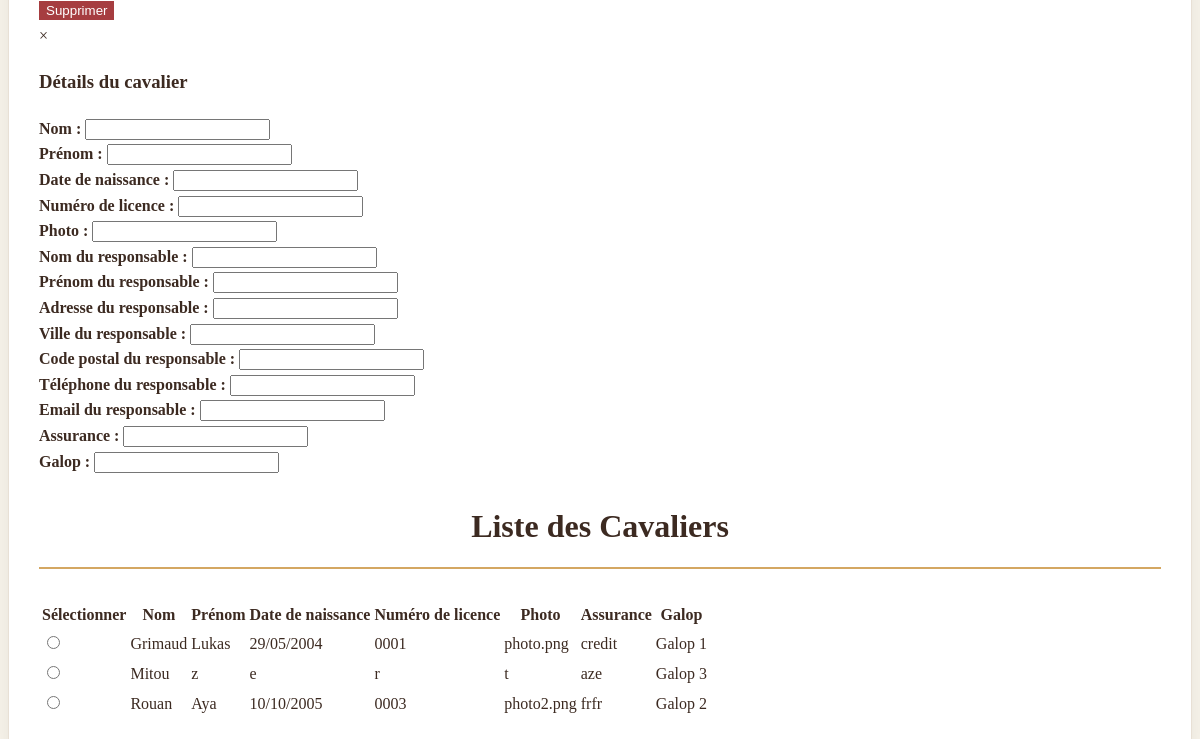
/vue/vue.cavaliers.php (lower part), run on an earlier commit of the app's database.
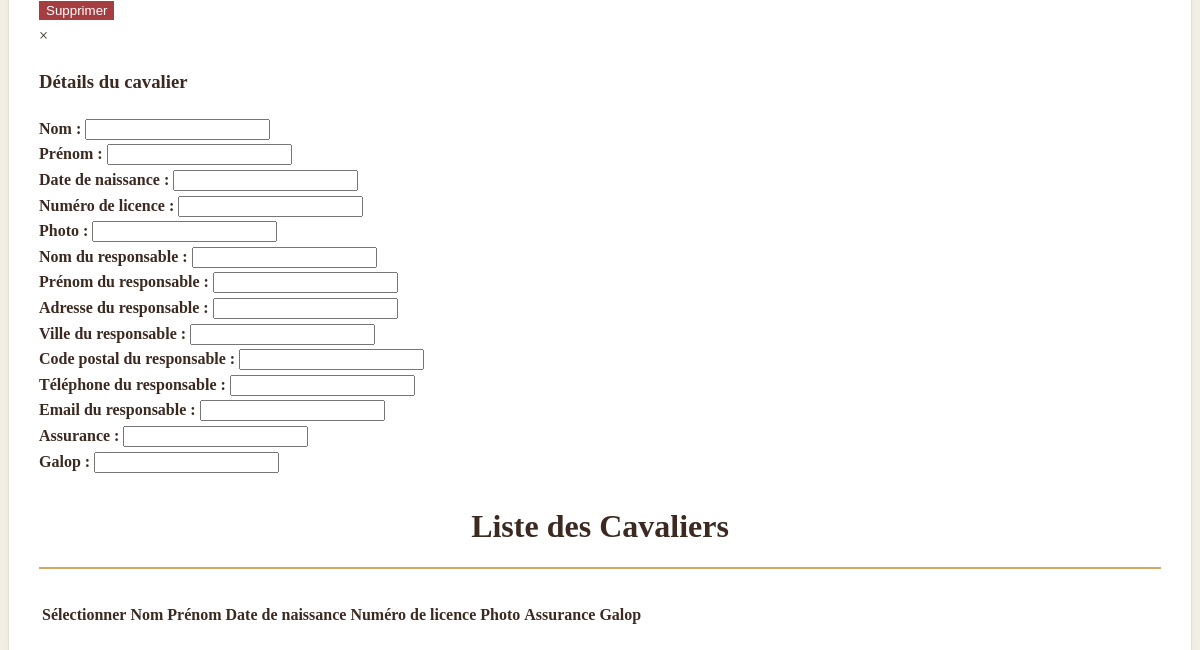
And on a later commit of the database.
### tables this page shows
CREATE TABLE `cavaliers` (
  `idcava` int(11) NOT NULL,
  `nomcava` varchar(50) NOT NULL,
  `prenomcava` varchar(50) NOT NULL,
  `datenacava` varchar(50) NOT NULL,
  `numlic` varchar(50) NOT NULL,
  `photo` varchar(50) NOT NULL,
  `nomresp` varchar(50) NOT NULL,
  `prenomresp` varchar(50) NOT NULL,
  `rueresp` varchar(50) NOT NULL,
  `vilresp` varchar(50) NOT NULL,
  `cpresp` varchar(50) NOT NULL,
  `telresp` varchar(50) NOT NULL,
  `emailresp` varchar(50) NOT NULL,
  `password` varchar(50) NOT NULL,
  `assurance` varchar(50) NOT NULL,
  `idgalop` int(11) NOT NULL,
  `supprime` tinyint(1) DEFAULT 0
);

CREATE TABLE `galop` (
  `idgalop` int(11) NOT NULL,
  `libgalop` varchar(50) NOT NULL,
  `supprime` tinyint(1) DEFAULT 0
);

### class/class.cavaliers.php (called while the page is built, shortened)
<?php
class Cavaliers {
    public function CavaliersALL() {
        $con = connexionPDO();
        $sql = "SELECT * FROM cavaliers;";
        $executesql = $con->prepare($sql);
        $executesql->execute();
        $resultat = $executesql->fetchAll();
        return $resultat;
    }
    public function CavaliersGalop($id) {
        $con = connexionPDO();
        $sql = "SELECT libgalop
                FROM galop
                WHERE idgalop = :idgalop";
        $data = [':idgalop' => $id];
        $executesql = $con->prepare($sql);
        $executesql->execute($data);
        $ligne = $executesql->fetch();
        return $ligne['libgalop'];
    }
}
?>

### vue/vue.cavaliers.php (the view, shortened to what this page needs)
<?php
include '../class/class.cavaliers.php';
$ocavaliers = new Cavaliers();
$reqCavalier = $ocavaliers->CavaliersALL();
if ($reqCavalier === null) {
    echo "Erreur : Aucun cavalier trouvé.";
} else {
    ?>
    <!DOCTYPE html>
    <html lang="fr">
    <head>
        <link rel="stylesheet" href="../css/style_crud.css">
        <link rel="stylesheet" href="https://cdn.datatables.net/1.11.5/css/jquery.dataTables.min.css">
    </head>
    <body>
        <div class="container">
            <div class="form-popup" id="supprimerForm">
                <form action="../traitement/traitement.cavaliers.php" method="POST" class="form-container">
                    <button type="submit" name="supprimer" class="btn-danger">Supprimer</button>
                </form>
            </div>
            <div class="form-popup" id="detailsForm">
                <span class="close-btn" onclick="fermerFormulaire('detailsForm')">&times;</span>
                <div class="form-container">
                    <h3>Détails du cavalier</h3>
                    <div class="form-group">
                        <label for="details_nomcava"><b>Nom :</b></label>
                        <input type="text" id="details_nomcava" readonly>
                    </div>
                    <div class="form-group">
                        <label for="details_prenomcava"><b>Prénom :</b></label>
                        <input type="text" id="details_prenomcava" readonly>
                    </div>
                    <div class="form-group">
                        <label for="details_datenacava"><b>Date de naissance :</b></label>
                        <input type="text" id="details_datenacava" readonly>
                    </div>
                    <div class="form-group">
                        <label for="details_numlic"><b>Numéro de licence :</b></label>
                        <input type="text" id="details_numlic" readonly>
                    </div>
                    <div class="form-group">
                        <label for="details_photo"><b>Photo :</b></label>
                        <input type="text" id="details_photo" readonly>
                    </div>
                    <div class="form-group">
                        <label for="details_nomresp"><b>Nom du responsable :</b></label>
                        <input type="text" id="details_nomresp" readonly>
                    </div>
                    <div class="form-group">
                        <label for="details_prenomresp"><b>Prénom du responsable :</b></label>
                        <input type="text" id="details_prenomresp" readonly>
                    </div>
                    <div class="form-group">
                        <label for="details_rueresp"><b>Adresse du responsable :</b></label>
                        <input type="text" id="details_rueresp" readonly>
                    </div>
                    <div class="form-group">
                        <label for="details_vilresp"><b>Ville du responsable :</b></label>
                        <input type="text" id="details_vilresp" readonly>
                    </div>
                    <div class="form-group">
                        <label for="details_cpresp"><b>Code postal du responsable :</b></label>
                        <input type="text" id="details_cpresp" readonly>
                    </div>
                    <div class="form-group">
                        <label for="details_telresp"><b>Téléphone du responsable :</b></label>
                        <input type="text" id="details_telresp" readonly>
                    </div>
                    <div class="form-group">
                        <label for="details_emailresp"><b>Email du responsable :</b></label>
                        <input type="text" id="details_emailresp" readonly>
                    </div>
                    <div class="form-group">
                        <label for="details_assurance"><b>Assurance :</b></label>
                        <input type="text" id="details_assurance" readonly>
                    </div>
                    <div class="form-group">
                        <label for="details_libgalop"><b>Galop :</b></label>
                        <input type="text" id="details_libgalop" readonly>
                    </div>
                </div>
            </div>
            <h2>Liste des Cavaliers</h2>
            <table id="cavalierTable" class="display">
                <thead>
                    <tr>
                        <th>Sélectionner</th>
                        <th>Nom</th>
                        <th>Prénom</th>
                        <th>Date de naissance</th>
                        <th>Numéro de licence</th>
                        <th>Photo</th>
                        <th>Assurance</th>
                        <th>Galop</th>
                    </tr>
                </thead>
                <tbody>
                    <?php
                    foreach ($reqCavalier as $cavalier) {
                        if ($cavalier['supprime'] == '0') {
                    ?>
                    <tr>
                        <td>
                            <input type="radio" class="select-cavalier" name="cavalier"
                                data-idcava="<?= htmlspecialchars($cavalier['idcava']) ?>"
                                data-nomcava="<?= htmlspecialchars($cavalier['nomcava']) ?>"
                                data-prenomcava="<?= htmlspecialchars($cavalier['prenomcava']) ?>"
                                data-datenacava="<?= htmlspecialchars($cavalier['datenacava']) ?>"
                                data-numlic="<?= htmlspecialchars($cavalier['numlic']) ?>"
                                data-photo="<?= htmlspecialchars($cavalier['photo']) ?>"
                                data-nomresp="<?= htmlspecialchars($cavalier['nomresp']) ?>"
                                data-prenomresp="<?= htmlspecialchars($cavalier['prenomresp']) ?>"
                                data-rueresp="<?= htmlspecialchars($cavalier['rueresp']) ?>"
                                data-vilresp="<?= htmlspecialchars($cavalier['vilresp']) ?>"
                                data-cpresp="<?= htmlspecialchars($cavalier['cpresp']) ?>"
                                data-telresp="<?= htmlspecialchars($cavalier['telresp']) ?>"
                                data-emailresp="<?= htmlspecialchars($cavalier['emailresp']) ?>"
                                data-assurance="<?= htmlspecialchars($cavalier['assurance']) ?>"
                                data-idgalop="<?= htmlspecialchars($cavalier['idgalop']) ?>"
                                data-libgalop="<?= htmlspecialchars($ocavaliers->CavaliersGalop($cavalier['idgalop'])) ?>">
                        </td>
                        <td><?= htmlspecialchars($cavalier['nomcava']) ?></td>
                        <td><?= htmlspecialchars($cavalier['prenomcava']) ?></td>
                        <td><?= htmlspecialchars($cavalier['datenacava']) ?></td>
                        <td><?= htmlspecialchars($cavalier['numlic']) ?></td>
                        <td><?= htmlspecialchars($cavalier['photo']) ?></td>
                        <td><?= htmlspecialchars($cavalier['assurance']) ?></td>
                        <td><?= htmlspecialchars($ocavaliers->CavaliersGalop($cavalier['idgalop'])) ?></td>
                    </tr>
                    <?php
                        }
                    }
                    ?>
                </tbody>
            </table>
        </div>
    </body>
    </html>
    <?php
}
?>

### css/style_crud.css (style rules this page uses)
:root { --brown-dark: #3C2A21; --brown-light: #8B7355; --green: #4A6741; --beige: #F5F1E8; --cream: #FFF9E8; --gold: #D4A762; --error: #A63D40; --success: #4A6741; }
body { background-color: var(--beige); font-family: 'Lora', serif; color: var(--brown-dark); line-height: 1.6; }
.container { background: white; border: 1px solid #E8E0D5; border-radius: 10px; padding: 30px; box-shadow: 0 4px 15px rgba(0, 0, 0, 0.05); margin: 30px auto; }
h2 { color: var(--brown-dark); font-family: 'Playfair Display', serif; font-size: 2rem; font-weight: 600; margin-bottom: 30px; text-align: center; border-bottom: 2px solid var(--gold); padding-bottom: 15px; }
.btn-danger { background-color: var(--error); border: 1px solid var(--error); color: white; }
.form-group label { color: var(--brown-dark); font-weight: 500; margin-bottom: 8px; }

What changed in the data, as far as the page shows it:
removed cavaliers: nomcava "Grimaud", prenomcava "Lukas", datenacava "29/05/2004", numlic "0001", photo "photo.png", assurance "credit", idgalop.libgalop "Galop 1"
removed cavaliers: nomcava "Mitou", prenomcava "z", datenacava "e", numlic "r", photo "t", assurance "aze", idgalop.libgalop "Galop 3"
removed cavaliers: nomcava "Rouan", prenomcava "Aya", datenacava "10/10/2005", numlic "0003", photo "photo2.png", assurance "frfr", idgalop.libgalop "Galop 2"
